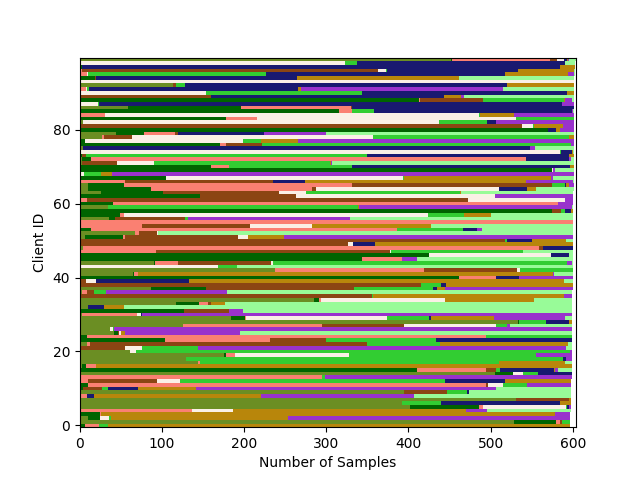
#> input picture dataplot/datasplit/fashion.png, 640 x 480 px
$ python pinjie.py
#> lines starting #> are read from the running program, lines starting #| are printed output that depends on the picture
from PIL import Image

# 打开三张图片
img1 = Image.open("./fashion.png")
#> img1 is the input picture: PIL image 640x480 RGBA; mean R, G, B, A 179.2, 181, 157, 255
img2 = Image.open("./CIFAER10.png")
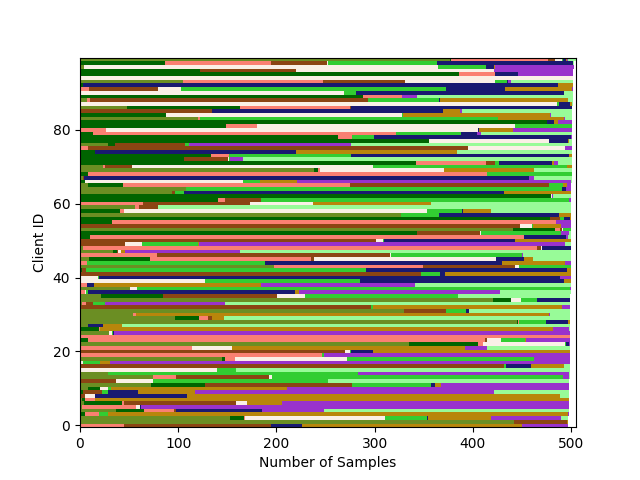
#> input picture dataplot/datasplit/CIFAER10.png, 640 x 480 px
#> img2 is the input picture: PIL image 640x480 RGBA; mean R, G, B, A 179.6, 181.6, 157.2, 255
img3 = Image.open("./CIFAR100.png")
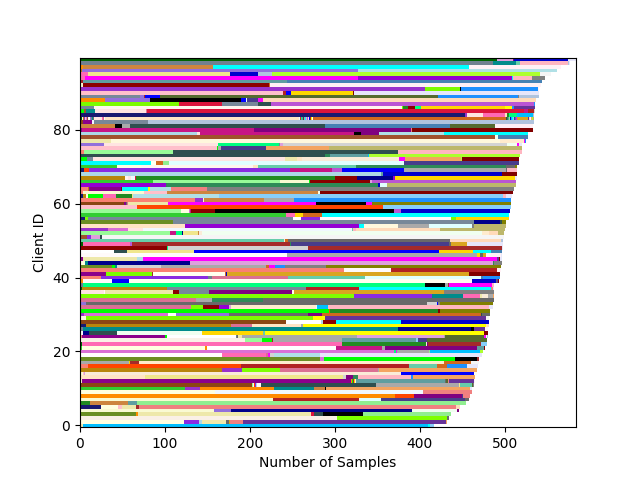
#> input picture dataplot/datasplit/CIFAR100.png, 640 x 480 px
#> img3 is the input picture: PIL image 640x480 RGBA; mean R, G, B, A 204.4, 198.7, 196.2, 255

# 获取各图片的尺寸
w1, h1 = img1.size
#> w1 = 640; h1 = 480
w2, h2 = img2.size
#> w2 = 640; h2 = 480
w3, h3 = img3.size
#> w3 = 640; h3 = 480

# 计算新图的宽度和高度
total_width = w1 + w2 + w3
#> total_width = 1920
max_height = max(h1, h2, h3)
#> max_height = 480

# 创建一个空白新图（白色背景）
new_img = Image.new("RGB", (total_width, max_height), color=(255, 255, 255))
#> new_img: PIL image 1920x480 RGB; every value is 255

# 横向拼接三张图片
new_img.paste(img1, (0, 0))          # 左侧图片
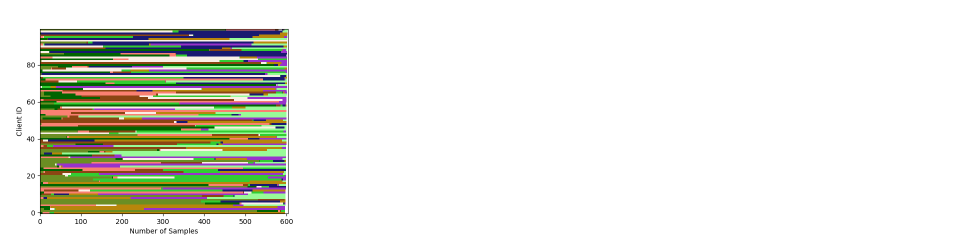
#> new_img: PIL image 1920x480 RGB (shown at 1/2 size); mean R, G, B 229.7, 230.3, 222.3
new_img.paste(img2, (w1, 0))         # 中间图片
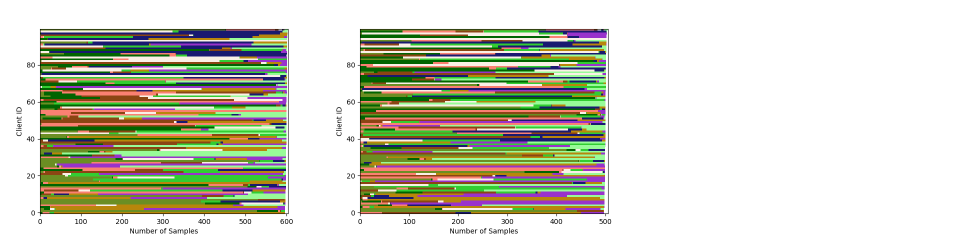
#> new_img: PIL image 1920x480 RGB (shown at 1/2 size); mean R, G, B 204.6, 205.8, 189.7
new_img.paste(img3, (w1 + w2, 0))    # 右侧图片
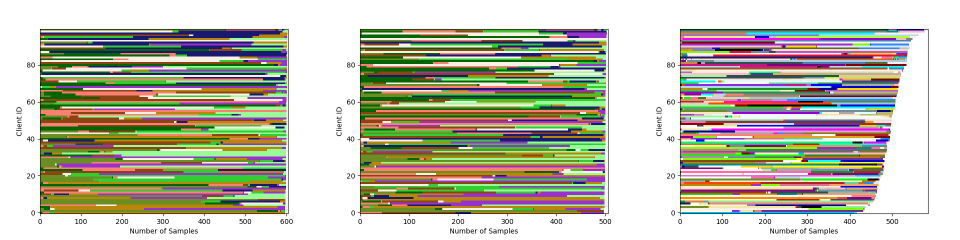
#> new_img: PIL image 1920x480 RGB (shown at 1/2 size); mean R, G, B 187.7, 187.1, 170.1

# 保存新图
new_img.save("combined_output.jpg")

print("拼接完成，已保存为 combined_output.jpg")
